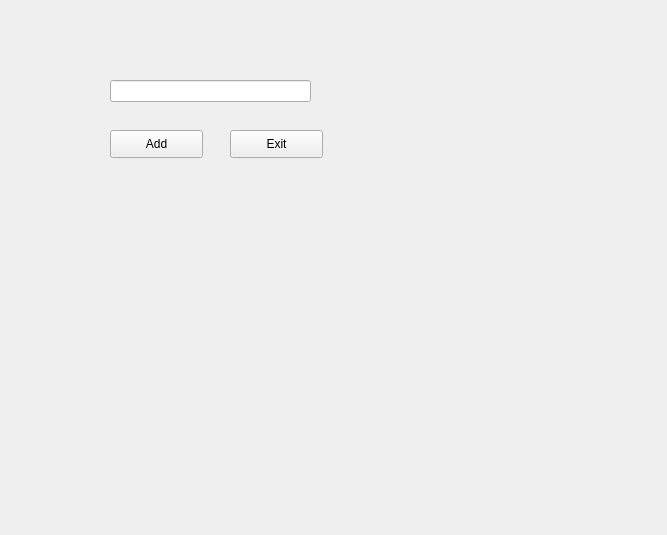
<?xml version="1.0" encoding="UTF-8"?>
<ui version="4.0">
 <class>addstudent</class>
 <widget class="QWidget" name="addstudent">
  <property name="geometry">
   <rect>
    <x>0</x>
    <y>0</y>
    <width>667</width>
    <height>535</height>
   </rect>
  </property>
  <property name="windowTitle">
   <string>Dialog</string>
  </property>
  <widget class="QPushButton" name="btnAdd">
   <property name="geometry">
    <rect>
     <x>110</x>
     <y>130</y>
     <width>93</width>
     <height>28</height>
    </rect>
   </property>
   <property name="text">
    <string>Add</string>
   </property>
  </widget>
  <widget class="QPushButton" name="btnExit">
   <property name="geometry">
    <rect>
     <x>230</x>
     <y>130</y>
     <width>93</width>
     <height>28</height>
    </rect>
   </property>
   <property name="text">
    <string>Exit</string>
   </property>
  </widget>
  <widget class="QLineEdit" name="inputName">
   <property name="geometry">
    <rect>
     <x>110</x>
     <y>80</y>
     <width>201</width>
     <height>22</height>
    </rect>
   </property>
  </widget>
 </widget>
 <resources/>
 <connections/>
</ui>
